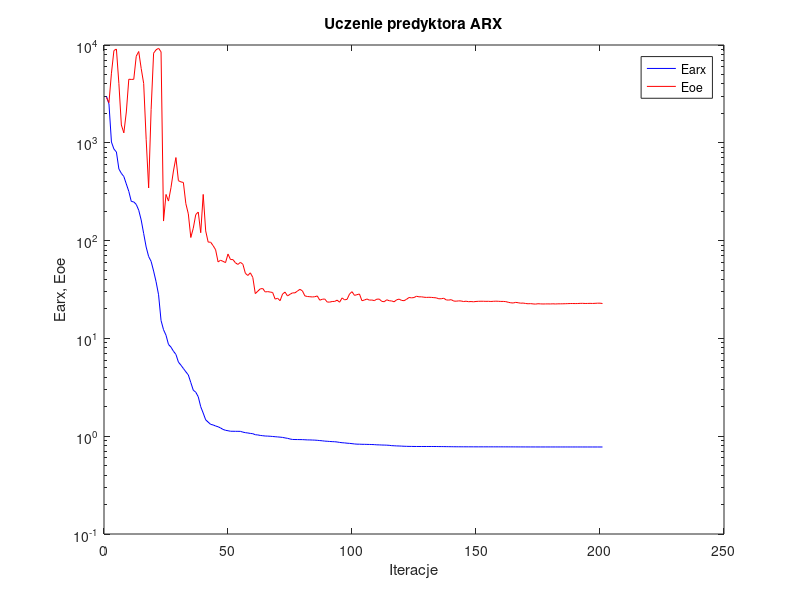
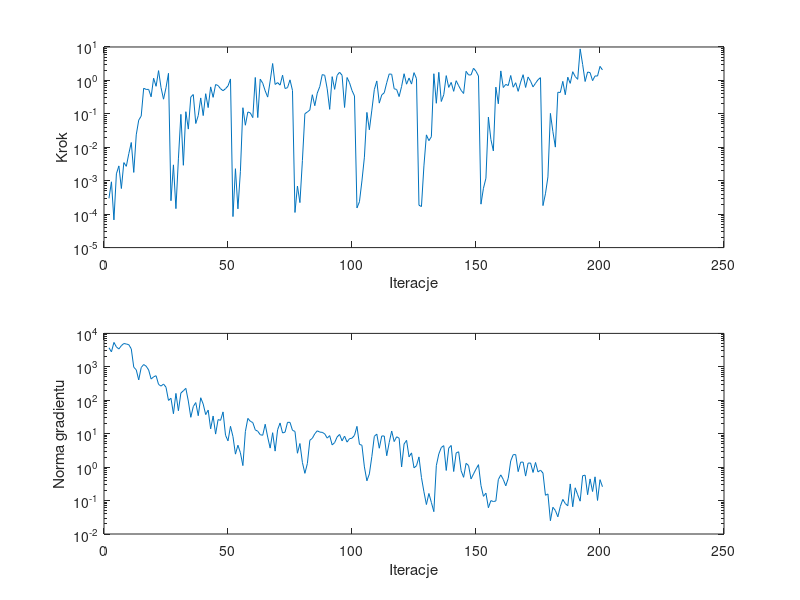

MATLAB code for these plots, in order:
%uczenie predyktora arx
clear all;
n=0; farx(n+1)=2.984018e+003; foe(n+1)=2.904213e+003; wspucz(n+1)=0.000000e+000; ng(n+1)=0.000000e+000;
%odnowa zmiennej metryki
n=1; farx(n+1)=2.495614e+003; foe(n+1)=2.575257e+003; krok(n+1)=2.976422e-004; ng(n+1)=3.720333e+003;
n=2; farx(n+1)=1.017656e+003; foe(n+1)=5.152610e+003; krok(n+1)=9.272824e-004; ng(n+1)=2.802291e+003;
n=3; farx(n+1)=8.635954e+002; foe(n+1)=8.782843e+003; krok(n+1)=6.738910e-005; ng(n+1)=5.374148e+003;
n=4; farx(n+1)=8.054682e+002; foe(n+1)=9.090374e+003; krok(n+1)=1.611746e-003; ng(n+1)=3.937758e+003;
n=5; farx(n+1)=5.402078e+002; foe(n+1)=4.034498e+003; krok(n+1)=2.774090e-003; ng(n+1)=3.414298e+003;
n=6; farx(n+1)=4.871310e+002; foe(n+1)=1.521696e+003; krok(n+1)=5.842554e-004; ng(n+1)=4.295543e+003;
n=7; farx(n+1)=4.519027e+002; foe(n+1)=1.263836e+003; krok(n+1)=3.485222e-003; ng(n+1)=4.984134e+003;
n=8; farx(n+1)=3.791665e+002; foe(n+1)=2.066283e+003; krok(n+1)=2.695374e-003; ng(n+1)=4.813114e+003;
n=9; farx(n+1)=3.185963e+002; foe(n+1)=4.467712e+003; krok(n+1)=6.450159e-003; ng(n+1)=4.601074e+003;
n=10; farx(n+1)=2.516407e+002; foe(n+1)=4.445387e+003; krok(n+1)=1.390246e-002; ng(n+1)=3.429040e+003;
n=11; farx(n+1)=2.486925e+002; foe(n+1)=4.461311e+003; krok(n+1)=1.772228e-003; ng(n+1)=9.772071e+002;
n=12; farx(n+1)=2.344093e+002; foe(n+1)=7.681878e+003; krok(n+1)=2.357847e-002; ng(n+1)=8.117587e+002;
n=13; farx(n+1)=2.045756e+002; foe(n+1)=8.583136e+003; krok(n+1)=6.504518e-002; ng(n+1)=4.063744e+002;
n=14; farx(n+1)=1.622517e+002; foe(n+1)=5.745031e+003; krok(n+1)=8.569436e-002; ng(n+1)=9.527852e+002;
n=15; farx(n+1)=1.179463e+002; foe(n+1)=4.039011e+003; krok(n+1)=5.842182e-001; ng(n+1)=1.172491e+003;
n=16; farx(n+1)=8.596468e+001; foe(n+1)=1.086816e+003; krok(n+1)=5.377399e-001; ng(n+1)=1.044881e+003;
n=17; farx(n+1)=6.870404e+001; foe(n+1)=3.454852e+002; krok(n+1)=5.393056e-001; ng(n+1)=8.056766e+002;
n=18; farx(n+1)=6.128110e+001; foe(n+1)=2.197698e+003; krok(n+1)=3.238984e-001; ng(n+1)=4.314030e+002;
n=19; farx(n+1)=4.885829e+001; foe(n+1)=8.247955e+003; krok(n+1)=1.163909e+000; ng(n+1)=5.023129e+002;
n=20; farx(n+1)=3.796789e+001; foe(n+1)=8.934116e+003; krok(n+1)=6.674595e-001; ng(n+1)=5.421188e+002;
n=21; farx(n+1)=2.794216e+001; foe(n+1)=9.256123e+003; krok(n+1)=1.962459e+000; ng(n+1)=2.977745e+002;
n=22; farx(n+1)=1.524980e+001; foe(n+1)=8.521579e+003; krok(n+1)=6.071167e-001; ng(n+1)=2.652313e+002;
n=23; farx(n+1)=1.227515e+001; foe(n+1)=1.584875e+002; krok(n+1)=2.745822e-001; ng(n+1)=3.060919e+002;
n=24; farx(n+1)=1.077941e+001; foe(n+1)=2.965570e+002; krok(n+1)=6.046342e-001; ng(n+1)=2.453312e+002;
n=25; farx(n+1)=8.675381e+000; foe(n+1)=2.536544e+002; krok(n+1)=1.631921e+000; ng(n+1)=9.894169e+001;
%odnowa zmiennej metryki
n=26; farx(n+1)=8.144422e+000; foe(n+1)=3.472098e+002; krok(n+1)=2.522883e-004; ng(n+1)=1.148326e+002;
n=27; farx(n+1)=7.396826e+000; foe(n+1)=5.150554e+002; krok(n+1)=2.980863e-003; ng(n+1)=3.955327e+001;
n=28; farx(n+1)=6.858998e+000; foe(n+1)=7.065524e+002; krok(n+1)=1.462327e-004; ng(n+1)=1.603830e+002;
n=29; farx(n+1)=5.732821e+000; foe(n+1)=4.103820e+002; krok(n+1)=4.515039e-003; ng(n+1)=4.855234e+001;
n=30; farx(n+1)=5.329369e+000; foe(n+1)=3.982766e+002; krok(n+1)=9.668121e-002; ng(n+1)=1.649259e+002;
n=31; farx(n+1)=4.930571e+000; foe(n+1)=3.932724e+002; krok(n+1)=2.896066e-003; ng(n+1)=1.918335e+002;
n=32; farx(n+1)=4.556168e+000; foe(n+1)=2.386957e+002; krok(n+1)=1.158784e-001; ng(n+1)=2.273654e+002;
n=33; farx(n+1)=4.231213e+000; foe(n+1)=1.877301e+002; krok(n+1)=3.500452e-002; ng(n+1)=9.470445e+001;
n=34; farx(n+1)=3.536962e+000; foe(n+1)=1.075858e+002; krok(n+1)=3.202323e-001; ng(n+1)=3.092302e+001;
n=35; farx(n+1)=2.954993e+000; foe(n+1)=1.339753e+002; krok(n+1)=3.780408e-001; ng(n+1)=6.465795e+001;
n=36; farx(n+1)=2.817072e+000; foe(n+1)=1.846498e+002; krok(n+1)=5.140248e-002; ng(n+1)=8.530986e+001;
n=37; farx(n+1)=2.532610e+000; foe(n+1)=1.959572e+002; krok(n+1)=8.877087e-002; ng(n+1)=3.453063e+001;
n=38; farx(n+1)=2.001971e+000; foe(n+1)=1.204660e+002; krok(n+1)=2.994846e-001; ng(n+1)=1.189036e+002;
n=39; farx(n+1)=1.723884e+000; foe(n+1)=2.966481e+002; krok(n+1)=8.877087e-002; ng(n+1)=7.686367e+001;
n=40; farx(n+1)=1.469147e+000; foe(n+1)=1.256834e+002; krok(n+1)=4.004429e-001; ng(n+1)=3.724481e+001;
n=41; farx(n+1)=1.393463e+000; foe(n+1)=9.654768e+001; krok(n+1)=1.540084e-001; ng(n+1)=5.087030e+001;
n=42; farx(n+1)=1.321385e+000; foe(n+1)=9.630028e+001; krok(n+1)=6.400584e-001; ng(n+1)=1.393653e+001;
n=43; farx(n+1)=1.303844e+000; foe(n+1)=8.882202e+001; krok(n+1)=3.119789e-001; ng(n+1)=3.379030e+001;
n=44; farx(n+1)=1.271480e+000; foe(n+1)=8.062243e+001; krok(n+1)=7.536472e-001; ng(n+1)=9.732445e+000;
n=45; farx(n+1)=1.249216e+000; foe(n+1)=6.053973e+001; krok(n+1)=7.021280e-001; ng(n+1)=2.644425e+001;
n=46; farx(n+1)=1.213898e+000; foe(n+1)=6.299235e+001; krok(n+1)=5.636152e-001; ng(n+1)=2.513920e+001;
n=47; farx(n+1)=1.173355e+000; foe(n+1)=6.134946e+001; krok(n+1)=4.928563e-001; ng(n+1)=4.491946e+001;
n=48; farx(n+1)=1.148968e+000; foe(n+1)=5.958189e+001; krok(n+1)=5.657309e-001; ng(n+1)=8.964038e+000;
n=49; farx(n+1)=1.137504e+000; foe(n+1)=7.293710e+001; krok(n+1)=6.855549e-001; ng(n+1)=6.112213e+000;
n=50; farx(n+1)=1.123736e+000; foe(n+1)=6.403758e+001; krok(n+1)=1.107016e+000; ng(n+1)=1.664077e+001;
%odnowa zmiennej metryki
n=51; farx(n+1)=1.123251e+000; foe(n+1)=6.394265e+001; krok(n+1)=8.459568e-005; ng(n+1)=8.206725e+000;
n=52; farx(n+1)=1.122080e+000; foe(n+1)=5.926107e+001; krok(n+1)=2.288181e-003; ng(n+1)=2.448298e+000;
n=53; farx(n+1)=1.121771e+000; foe(n+1)=5.706497e+001; krok(n+1)=1.442478e-004; ng(n+1)=4.522390e+000;
n=54; farx(n+1)=1.120716e+000; foe(n+1)=5.994157e+001; krok(n+1)=1.906580e-003; ng(n+1)=2.693166e+000;
n=55; farx(n+1)=1.100691e+000; foe(n+1)=5.731924e+001; krok(n+1)=1.525346e-001; ng(n+1)=1.111564e+000;
n=56; farx(n+1)=1.087198e+000; foe(n+1)=4.633384e+001; krok(n+1)=4.568872e-002; ng(n+1)=1.155205e+001;
n=57; farx(n+1)=1.078877e+000; foe(n+1)=4.397854e+001; krok(n+1)=1.138873e-001; ng(n+1)=2.869235e+001;
n=58; farx(n+1)=1.067892e+000; foe(n+1)=4.682976e+001; krok(n+1)=1.067078e-001; ng(n+1)=2.349921e+001;
n=59; farx(n+1)=1.060821e+000; foe(n+1)=4.205635e+001; krok(n+1)=7.709486e-002; ng(n+1)=2.153105e+001;
n=60; farx(n+1)=1.035155e+000; foe(n+1)=2.869848e+001; krok(n+1)=1.224301e+000; ng(n+1)=1.299541e+001;
n=61; farx(n+1)=1.030434e+000; foe(n+1)=3.037643e+001; krok(n+1)=7.746648e-002; ng(n+1)=1.184458e+001;
n=62; farx(n+1)=1.018563e+000; foe(n+1)=3.209511e+001; krok(n+1)=1.090115e+000; ng(n+1)=9.320362e+000;
n=63; farx(n+1)=1.011857e+000; foe(n+1)=3.237607e+001; krok(n+1)=8.256204e-001; ng(n+1)=8.981162e+000;
n=64; farx(n+1)=1.004647e+000; foe(n+1)=2.985632e+001; krok(n+1)=4.870112e-001; ng(n+1)=1.917812e+001;
n=65; farx(n+1)=1.002326e+000; foe(n+1)=3.008829e+001; krok(n+1)=3.172699e-001; ng(n+1)=7.932617e+000;
n=66; farx(n+1)=9.988086e-001; foe(n+1)=2.978162e+001; krok(n+1)=9.607629e-001; ng(n+1)=3.707686e+000;
n=67; farx(n+1)=9.935609e-001; foe(n+1)=2.947615e+001; krok(n+1)=3.202498e+000; ng(n+1)=1.070825e+001;
n=68; farx(n+1)=9.882641e-001; foe(n+1)=2.521970e+001; krok(n+1)=7.560816e-001; ng(n+1)=3.016549e+000;
n=69; farx(n+1)=9.832421e-001; foe(n+1)=2.573602e+001; krok(n+1)=8.612093e-001; ng(n+1)=1.314750e+001;
n=70; farx(n+1)=9.782685e-001; foe(n+1)=2.429738e+001; krok(n+1)=7.228765e-001; ng(n+1)=2.093919e+001;
n=71; farx(n+1)=9.718175e-001; foe(n+1)=2.842557e+001; krok(n+1)=1.435748e+000; ng(n+1)=1.050221e+001;
n=72; farx(n+1)=9.606897e-001; foe(n+1)=2.975009e+001; krok(n+1)=5.725819e-001; ng(n+1)=1.111874e+001;
n=73; farx(n+1)=9.511796e-001; foe(n+1)=2.715517e+001; krok(n+1)=6.077026e-001; ng(n+1)=2.188375e+001;
n=74; farx(n+1)=9.364500e-001; foe(n+1)=2.825123e+001; krok(n+1)=1.040723e+000; ng(n+1)=2.183333e+001;
n=75; farx(n+1)=9.265010e-001; foe(n+1)=2.920033e+001; krok(n+1)=5.005768e-001; ng(n+1)=1.261497e+001;
%odnowa zmiennej metryki
n=76; farx(n+1)=9.246882e-001; foe(n+1)=2.922279e+001; krok(n+1)=1.123699e-004; ng(n+1)=1.170833e+001;
n=77; farx(n+1)=9.241628e-001; foe(n+1)=3.047866e+001; krok(n+1)=6.946998e-004; ng(n+1)=2.603422e+000;
n=78; farx(n+1)=9.234351e-001; foe(n+1)=3.174671e+001; krok(n+1)=2.215284e-004; ng(n+1)=5.087382e+000;
n=79; farx(n+1)=9.227518e-001; foe(n+1)=3.062548e+001; krok(n+1)=3.996730e-003; ng(n+1)=1.379381e+000;
n=80; farx(n+1)=9.197564e-001; foe(n+1)=2.719871e+001; krok(n+1)=1.010376e-001; ng(n+1)=6.525021e-001;
n=81; farx(n+1)=9.165757e-001; foe(n+1)=2.682235e+001; krok(n+1)=1.134226e-001; ng(n+1)=1.280580e+000;
n=82; farx(n+1)=9.159887e-001; foe(n+1)=2.668466e+001; krok(n+1)=1.304848e-001; ng(n+1)=6.367692e+000;
n=83; farx(n+1)=9.138355e-001; foe(n+1)=2.653932e+001; krok(n+1)=3.730429e-001; ng(n+1)=7.284707e+000;
n=84; farx(n+1)=9.117301e-001; foe(n+1)=2.667211e+001; krok(n+1)=1.752988e-001; ng(n+1)=9.971218e+000;
n=85; farx(n+1)=9.077334e-001; foe(n+1)=2.717572e+001; krok(n+1)=4.178411e-001; ng(n+1)=1.220462e+001;
n=86; farx(n+1)=9.023734e-001; foe(n+1)=2.459634e+001; krok(n+1)=6.522451e-001; ng(n+1)=1.117019e+001;
n=87; farx(n+1)=8.976930e-001; foe(n+1)=2.511861e+001; krok(n+1)=1.494130e+000; ng(n+1)=1.096431e+001;
n=88; farx(n+1)=8.909290e-001; foe(n+1)=2.530851e+001; krok(n+1)=1.422745e+000; ng(n+1)=9.914092e+000;
n=89; farx(n+1)=8.878420e-001; foe(n+1)=2.354666e+001; krok(n+1)=5.596492e-001; ng(n+1)=7.377505e+000;
n=90; farx(n+1)=8.836204e-001; foe(n+1)=2.349798e+001; krok(n+1)=1.362955e-001; ng(n+1)=8.760160e+000;
n=91; farx(n+1)=8.801184e-001; foe(n+1)=2.384163e+001; krok(n+1)=1.296088e+000; ng(n+1)=4.614327e+000;
n=92; farx(n+1)=8.779863e-001; foe(n+1)=2.388238e+001; krok(n+1)=5.403454e-001; ng(n+1)=5.409403e+000;
n=93; farx(n+1)=8.728028e-001; foe(n+1)=2.460981e+001; krok(n+1)=1.420334e+000; ng(n+1)=7.987548e+000;
n=94; farx(n+1)=8.642425e-001; foe(n+1)=2.344802e+001; krok(n+1)=1.754638e+000; ng(n+1)=9.497891e+000;
n=95; farx(n+1)=8.578226e-001; foe(n+1)=2.592797e+001; krok(n+1)=1.422745e+000; ng(n+1)=6.103436e+000;
n=96; farx(n+1)=8.543388e-001; foe(n+1)=2.480647e+001; krok(n+1)=1.551821e-001; ng(n+1)=8.486886e+000;
n=97; farx(n+1)=8.484121e-001; foe(n+1)=2.505503e+001; krok(n+1)=1.221873e+000; ng(n+1)=5.604130e+000;
n=98; farx(n+1)=8.447720e-001; foe(n+1)=2.842896e+001; krok(n+1)=8.536620e-001; ng(n+1)=7.106922e+000;
n=99; farx(n+1)=8.393388e-001; foe(n+1)=3.005547e+001; krok(n+1)=4.991708e-001; ng(n+1)=7.335411e+000;
n=100; farx(n+1)=8.332550e-001; foe(n+1)=2.753980e+001; krok(n+1)=3.427774e-001; ng(n+1)=8.941790e+000;
%odnowa zmiennej metryki
n=101; farx(n+1)=8.292620e-001; foe(n+1)=2.799011e+001; krok(n+1)=1.535048e-004; ng(n+1)=1.657099e+001;
n=102; farx(n+1)=8.288058e-001; foe(n+1)=2.845539e+001; krok(n+1)=2.353374e-004; ng(n+1)=4.799811e+000;
n=103; farx(n+1)=8.264530e-001; foe(n+1)=2.429179e+001; krok(n+1)=9.854180e-004; ng(n+1)=4.512183e+000;
n=104; farx(n+1)=8.260211e-001; foe(n+1)=2.467075e+001; krok(n+1)=5.062842e-003; ng(n+1)=1.016069e+000;
n=105; farx(n+1)=8.247277e-001; foe(n+1)=2.530762e+001; krok(n+1)=1.104861e-001; ng(n+1)=3.899325e-001;
n=106; farx(n+1)=8.237233e-001; foe(n+1)=2.463377e+001; krok(n+1)=3.338729e-002; ng(n+1)=6.269264e-001;
n=107; farx(n+1)=8.221536e-001; foe(n+1)=2.469914e+001; krok(n+1)=1.291716e-001; ng(n+1)=2.075316e+000;
n=108; farx(n+1)=8.203089e-001; foe(n+1)=2.434995e+001; krok(n+1)=5.312625e-001; ng(n+1)=8.344138e+000;
n=109; farx(n+1)=8.162145e-001; foe(n+1)=2.518269e+001; krok(n+1)=9.639418e-001; ng(n+1)=9.725745e+000;
n=110; farx(n+1)=8.153205e-001; foe(n+1)=2.523358e+001; krok(n+1)=2.094296e-001; ng(n+1)=3.673962e+000;
n=111; farx(n+1)=8.125961e-001; foe(n+1)=2.392297e+001; krok(n+1)=3.691454e-001; ng(n+1)=8.555438e+000;
n=112; farx(n+1)=8.115650e-001; foe(n+1)=2.372776e+001; krok(n+1)=4.268310e-001; ng(n+1)=8.523151e+000;
n=113; farx(n+1)=8.097921e-001; foe(n+1)=2.483263e+001; krok(n+1)=8.536620e-001; ng(n+1)=2.191587e+000;
n=114; farx(n+1)=8.068435e-001; foe(n+1)=2.426814e+001; krok(n+1)=1.561751e+000; ng(n+1)=5.436130e+000;
n=115; farx(n+1)=8.006420e-001; foe(n+1)=2.415602e+001; krok(n+1)=1.527771e+000; ng(n+1)=1.202327e+001;
n=116; farx(n+1)=7.985171e-001; foe(n+1)=2.367679e+001; krok(n+1)=5.636152e-001; ng(n+1)=5.816450e+000;
n=117; farx(n+1)=7.955038e-001; foe(n+1)=2.482576e+001; krok(n+1)=5.360036e-001; ng(n+1)=8.082446e+000;
n=118; farx(n+1)=7.943167e-001; foe(n+1)=2.521365e+001; krok(n+1)=3.288994e-001; ng(n+1)=7.341866e+000;
n=119; farx(n+1)=7.917660e-001; foe(n+1)=2.445659e+001; krok(n+1)=6.622313e-001; ng(n+1)=1.013647e+000;
n=120; farx(n+1)=7.893657e-001; foe(n+1)=2.430735e+001; krok(n+1)=1.585247e+000; ng(n+1)=4.927443e+000;
n=121; farx(n+1)=7.879027e-001; foe(n+1)=2.510897e+001; krok(n+1)=7.709580e-001; ng(n+1)=6.324630e+000;
n=122; farx(n+1)=7.867383e-001; foe(n+1)=2.619682e+001; krok(n+1)=1.179292e+000; ng(n+1)=2.029421e+000;
n=123; farx(n+1)=7.861176e-001; foe(n+1)=2.597225e+001; krok(n+1)=7.771907e-001; ng(n+1)=2.667855e+000;
n=124; farx(n+1)=7.853833e-001; foe(n+1)=2.617555e+001; krok(n+1)=1.707324e+000; ng(n+1)=9.523425e-001;
n=125; farx(n+1)=7.849249e-001; foe(n+1)=2.698702e+001; krok(n+1)=1.133514e+000; ng(n+1)=1.101480e+000;
%odnowa zmiennej metryki
n=126; farx(n+1)=7.848435e-001; foe(n+1)=2.660630e+001; krok(n+1)=1.851494e-004; ng(n+1)=2.021009e+000;
n=127; farx(n+1)=7.848395e-001; foe(n+1)=2.662507e+001; krok(n+1)=1.687724e-004; ng(n+1)=4.905088e-001;
n=128; farx(n+1)=7.848281e-001; foe(n+1)=2.637415e+001; krok(n+1)=2.778799e-003; ng(n+1)=1.832286e-001;
n=129; farx(n+1)=7.848161e-001; foe(n+1)=2.625371e+001; krok(n+1)=2.351648e-002; ng(n+1)=7.610713e-002;
n=130; farx(n+1)=7.847844e-001; foe(n+1)=2.632382e+001; krok(n+1)=1.576846e-002; ng(n+1)=1.630739e-001;
n=131; farx(n+1)=7.847720e-001; foe(n+1)=2.626429e+001; krok(n+1)=2.069473e-002; ng(n+1)=8.805666e-002;
n=132; farx(n+1)=7.845255e-001; foe(n+1)=2.611089e+001; krok(n+1)=1.585247e+000; ng(n+1)=4.661999e-002;
n=133; farx(n+1)=7.843843e-001; foe(n+1)=2.596629e+001; krok(n+1)=2.073757e-001; ng(n+1)=1.107185e+000;
n=134; farx(n+1)=7.835476e-001; foe(n+1)=2.542751e+001; krok(n+1)=1.746675e+000; ng(n+1)=2.469627e+000;
n=135; farx(n+1)=7.832497e-001; foe(n+1)=2.543341e+001; krok(n+1)=2.343012e-001; ng(n+1)=3.854678e+000;
n=136; farx(n+1)=7.828961e-001; foe(n+1)=2.575726e+001; krok(n+1)=3.745525e-001; ng(n+1)=4.394676e+000;
n=137; farx(n+1)=7.820965e-001; foe(n+1)=2.473499e+001; krok(n+1)=1.390988e+000; ng(n+1)=7.948664e-001;
n=138; farx(n+1)=7.815188e-001; foe(n+1)=2.464804e+001; krok(n+1)=6.182030e-001; ng(n+1)=3.713307e+000;
n=139; farx(n+1)=7.808041e-001; foe(n+1)=2.490032e+001; krok(n+1)=8.726755e-001; ng(n+1)=4.441854e+000;
n=140; farx(n+1)=7.802489e-001; foe(n+1)=2.410497e+001; krok(n+1)=4.714530e-001; ng(n+1)=7.398459e-001;
n=141; farx(n+1)=7.798209e-001; foe(n+1)=2.401006e+001; krok(n+1)=9.819795e-001; ng(n+1)=2.651946e+000;
n=142; farx(n+1)=7.795926e-001; foe(n+1)=2.419848e+001; krok(n+1)=6.954939e-001; ng(n+1)=2.881851e+000;
n=143; farx(n+1)=7.793408e-001; foe(n+1)=2.414061e+001; krok(n+1)=5.045340e-001; ng(n+1)=7.810807e-001;
n=144; farx(n+1)=7.792038e-001; foe(n+1)=2.381670e+001; krok(n+1)=4.065930e-001; ng(n+1)=4.957725e-001;
n=145; farx(n+1)=7.790503e-001; foe(n+1)=2.401263e+001; krok(n+1)=1.874409e+000; ng(n+1)=1.298697e+000;
n=146; farx(n+1)=7.789317e-001; foe(n+1)=2.372751e+001; krok(n+1)=1.454604e+000; ng(n+1)=1.114689e+000;
n=147; farx(n+1)=7.788294e-001; foe(n+1)=2.382198e+001; krok(n+1)=1.462039e+000; ng(n+1)=4.432142e-001;
n=148; farx(n+1)=7.786759e-001; foe(n+1)=2.367882e+001; krok(n+1)=2.316941e+000; ng(n+1)=6.259289e-001;
n=149; farx(n+1)=7.785258e-001; foe(n+1)=2.386377e+001; krok(n+1)=1.874409e+000; ng(n+1)=8.736490e-001;
n=150; farx(n+1)=7.784479e-001; foe(n+1)=2.394853e+001; krok(n+1)=1.355274e+000; ng(n+1)=1.185871e+000;
%odnowa zmiennej metryki
n=151; farx(n+1)=7.784464e-001; foe(n+1)=2.399174e+001; krok(n+1)=1.992091e-004; ng(n+1)=2.833243e-001;
n=152; farx(n+1)=7.784456e-001; foe(n+1)=2.397535e+001; krok(n+1)=5.945797e-004; ng(n+1)=1.338374e-001;
n=153; farx(n+1)=7.784427e-001; foe(n+1)=2.392677e+001; krok(n+1)=1.186919e-003; ng(n+1)=1.667147e-001;
n=154; farx(n+1)=7.784090e-001; foe(n+1)=2.395575e+001; krok(n+1)=8.005809e-002; ng(n+1)=6.108021e-002;
n=155; farx(n+1)=7.783926e-001; foe(n+1)=2.386655e+001; krok(n+1)=1.716139e-002; ng(n+1)=9.964758e-002;
n=156; farx(n+1)=7.783910e-001; foe(n+1)=2.395313e+001; krok(n+1)=7.801084e-003; ng(n+1)=9.358274e-002;
n=157; farx(n+1)=7.783331e-001; foe(n+1)=2.402794e+001; krok(n+1)=6.305900e-001; ng(n+1)=9.703008e-002;
n=158; farx(n+1)=7.783015e-001; foe(n+1)=2.396657e+001; krok(n+1)=2.002215e-001; ng(n+1)=4.225478e-001;
n=159; farx(n+1)=7.781626e-001; foe(n+1)=2.388285e+001; krok(n+1)=1.924353e+000; ng(n+1)=5.871612e-001;
n=160; farx(n+1)=7.780809e-001; foe(n+1)=2.388642e+001; krok(n+1)=6.132431e-001; ng(n+1)=4.283622e-001;
n=161; farx(n+1)=7.779863e-001; foe(n+1)=2.377393e+001; krok(n+1)=7.612154e-001; ng(n+1)=2.759293e-001;
n=162; farx(n+1)=7.778792e-001; foe(n+1)=2.341584e+001; krok(n+1)=7.011953e-001; ng(n+1)=4.627936e-001;
n=163; farx(n+1)=7.777416e-001; foe(n+1)=2.313187e+001; krok(n+1)=1.404256e+000; ng(n+1)=1.539840e+000;
n=164; farx(n+1)=7.775977e-001; foe(n+1)=2.301966e+001; krok(n+1)=6.273059e-001; ng(n+1)=2.358036e+000;
n=165; farx(n+1)=7.773912e-001; foe(n+1)=2.335571e+001; krok(n+1)=8.536620e-001; ng(n+1)=2.372598e+000;
n=166; farx(n+1)=7.771790e-001; foe(n+1)=2.316156e+001; krok(n+1)=4.714530e-001; ng(n+1)=7.334349e-001;
n=167; farx(n+1)=7.770687e-001; foe(n+1)=2.291176e+001; krok(n+1)=8.892951e-001; ng(n+1)=1.405232e+000;
n=168; farx(n+1)=7.769417e-001; foe(n+1)=2.298319e+001; krok(n+1)=1.482786e+000; ng(n+1)=1.413576e+000;
n=169; farx(n+1)=7.767696e-001; foe(n+1)=2.275701e+001; krok(n+1)=6.155707e-001; ng(n+1)=5.400742e-001;
n=170; farx(n+1)=7.766726e-001; foe(n+1)=2.260100e+001; krok(n+1)=1.264242e+000; ng(n+1)=1.314338e+000;
n=171; farx(n+1)=7.765490e-001; foe(n+1)=2.267783e+001; krok(n+1)=9.495372e-001; ng(n+1)=1.331057e+000;
n=172; farx(n+1)=7.764668e-001; foe(n+1)=2.252884e+001; krok(n+1)=6.400584e-001; ng(n+1)=6.926385e-001;
n=173; farx(n+1)=7.763779e-001; foe(n+1)=2.242653e+001; krok(n+1)=8.228538e-001; ng(n+1)=1.378573e+000;
n=174; farx(n+1)=7.763137e-001; foe(n+1)=2.262357e+001; krok(n+1)=1.048430e+000; ng(n+1)=7.176396e-001;
n=175; farx(n+1)=7.762539e-001; foe(n+1)=2.254008e+001; krok(n+1)=1.209268e+000; ng(n+1)=8.129587e-001;
%odnowa zmiennej metryki
n=176; farx(n+1)=7.762462e-001; foe(n+1)=2.249064e+001; krok(n+1)=1.802468e-004; ng(n+1)=6.661231e-001;
n=177; farx(n+1)=7.762451e-001; foe(n+1)=2.251617e+001; krok(n+1)=4.060559e-004; ng(n+1)=1.440279e-001;
n=178; farx(n+1)=7.762426e-001; foe(n+1)=2.253731e+001; krok(n+1)=1.299476e-003; ng(n+1)=1.577365e-001;
n=179; farx(n+1)=7.762373e-001; foe(n+1)=2.250473e+001; krok(n+1)=1.032026e-001; ng(n+1)=2.501216e-002;
n=180; farx(n+1)=7.762246e-001; foe(n+1)=2.258320e+001; krok(n+1)=2.954351e-002; ng(n+1)=6.304735e-002;
n=181; farx(n+1)=7.762218e-001; foe(n+1)=2.249151e+001; krok(n+1)=1.012568e-002; ng(n+1)=5.058302e-002;
n=182; farx(n+1)=7.761867e-001; foe(n+1)=2.257584e+001; krok(n+1)=4.429363e-001; ng(n+1)=3.262997e-002;
n=183; farx(n+1)=7.761725e-001; foe(n+1)=2.257101e+001; krok(n+1)=4.363377e-001; ng(n+1)=6.685537e-002;
n=184; farx(n+1)=7.761650e-001; foe(n+1)=2.259352e+001; krok(n+1)=9.372047e-001; ng(n+1)=1.083551e-001;
n=185; farx(n+1)=7.761566e-001; foe(n+1)=2.262621e+001; krok(n+1)=3.730916e-001; ng(n+1)=8.156743e-002;
n=186; farx(n+1)=7.761144e-001; foe(n+1)=2.267926e+001; krok(n+1)=1.250289e+000; ng(n+1)=6.969021e-002;
n=187; farx(n+1)=7.760923e-001; foe(n+1)=2.272710e+001; krok(n+1)=8.166569e-001; ng(n+1)=3.146801e-001;
n=188; farx(n+1)=7.760781e-001; foe(n+1)=2.273608e+001; krok(n+1)=1.822196e+000; ng(n+1)=6.527966e-002;
n=189; farx(n+1)=7.760662e-001; foe(n+1)=2.270880e+001; krok(n+1)=1.307567e+000; ng(n+1)=2.410194e-001;
n=190; farx(n+1)=7.760564e-001; foe(n+1)=2.272883e+001; krok(n+1)=1.077223e+000; ng(n+1)=1.491721e-001;
n=191; farx(n+1)=7.760286e-001; foe(n+1)=2.281854e+001; krok(n+1)=8.763562e+000; ng(n+1)=9.585151e-002;
n=192; farx(n+1)=7.759621e-001; foe(n+1)=2.283108e+001; krok(n+1)=2.996420e+000; ng(n+1)=5.529240e-001;
n=193; farx(n+1)=7.759272e-001; foe(n+1)=2.275695e+001; krok(n+1)=9.282331e-001; ng(n+1)=5.760073e-001;
n=194; farx(n+1)=7.758932e-001; foe(n+1)=2.277572e+001; krok(n+1)=1.784434e+000; ng(n+1)=1.497253e-001;
n=195; farx(n+1)=7.758519e-001; foe(n+1)=2.282066e+001; krok(n+1)=1.707324e+000; ng(n+1)=4.439415e-001;
n=196; farx(n+1)=7.758148e-001; foe(n+1)=2.277343e+001; krok(n+1)=9.846165e-001; ng(n+1)=1.862053e-001;
n=197; farx(n+1)=7.757873e-001; foe(n+1)=2.283670e+001; krok(n+1)=1.361947e+000; ng(n+1)=5.127521e-001;
n=198; farx(n+1)=7.757780e-001; foe(n+1)=2.291264e+001; krok(n+1)=1.352447e+000; ng(n+1)=1.008377e-001;
n=199; farx(n+1)=7.757590e-001; foe(n+1)=2.292293e+001; krok(n+1)=2.631195e+000; ng(n+1)=4.219610e-001;
n=200; farx(n+1)=7.757183e-001; foe(n+1)=2.274365e+001; krok(n+1)=2.055430e+000; ng(n+1)=2.594235e-001;

figure; semilogy(farx,'b'); hold on; semilogy(foe,'r'); xlabel('Iteracje'); ylabel('Earx, Eoe'); legend('Earx','Eoe'); title('Uczenie predyktora ARX');
figure; subplot(2,1,1); semilogy(krok); xlabel('Iteracje'); ylabel('Krok');
subplot(2,1,2); semilogy(ng); xlabel('Iteracje'); ylabel('Norma gradientu');
Earx=farx(n+1)
Eoe=foe(n+1)
